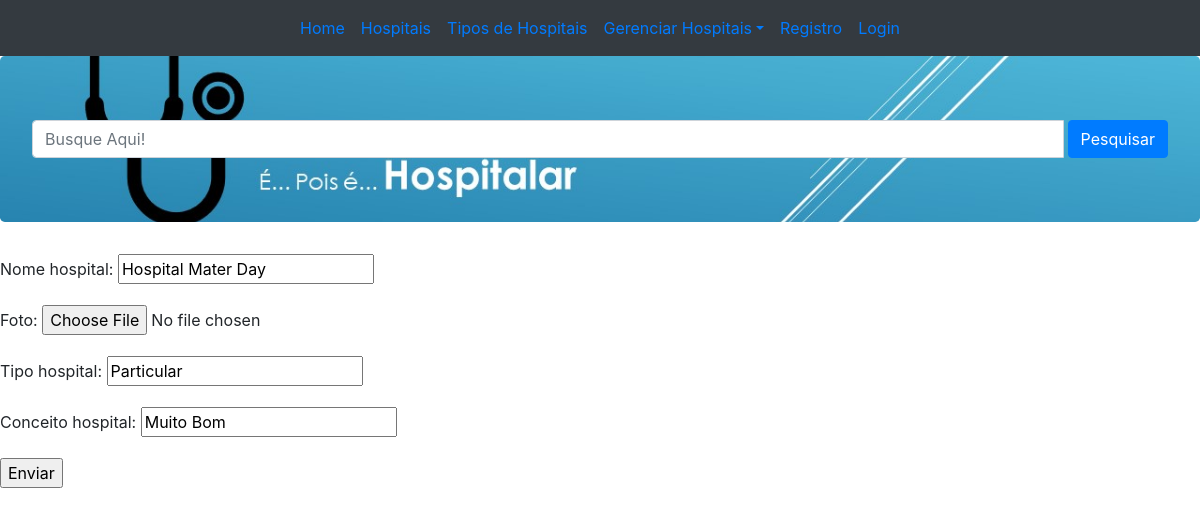
The page /editar/1 on the database its author committed.
### hospitalapp/models.py (models this page shows, shortened)
class Hospital(models.Model):
    nome_hospital = models.CharField(max_length=200)
    foto = models.ImageField(null=True, blank=True)
    desc_hospital = models.TextField
    tipo_hospital = models.CharField(max_length=200)
    conceito_hospital = models.CharField(max_length=200)

### hospitalapp/views.py (the view)
# urls.py: path('editar/<int:id>', editar, name='editar'),
def editar(request, id):
	hosp = get_object_or_404(Hospital, pk=id)
	form = Hospitalform(instance=hosp)
	if(request.method == "POST"):
		form = Hospitalform(request.POST, request.FILES, instance=hosp)
		if form.is_valid():
			form.save()
			return redirect('hospitais')
		else:
			return render(request, 'hospitais/editar_hospitais.html', {'form':form, 'hosp':hosp})
	else:
		return render(request, 'hospitais/editar_hospitais.html', {'form':form, 'hosp':hosp})

### hospitalapp/forms.py
class Hospitalform(forms.ModelForm):
	class Meta:
			model = Hospital
			fields = '__all__'

### templates/hospitais/editar_hospitais.html (shortened to what this page needs)
{% extends 'hospitais/base.html' %}
{% block content %}
{{form.as_p}}
{% endblock content %}

### rows shown on the page
Hospital: nome_hospital "Hospital Mater Day", tipo_hospital "Particular", conceito_hospital "Muito Bom"
